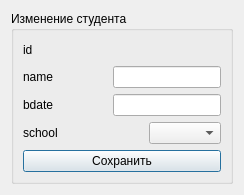
<?xml version="1.0" encoding="UTF-8"?>
<ui version="4.0">
 <class>Dialog</class>
 <widget class="QDialog" name="Dialog">
  <property name="geometry">
   <rect>
    <x>0</x>
    <y>0</y>
    <width>244</width>
    <height>192</height>
   </rect>
  </property>
  <property name="windowTitle">
   <string>Dialog</string>
  </property>
  <layout class="QVBoxLayout" name="verticalLayout">
   <item>
    <widget class="QGroupBox" name="groupBox">
     <property name="title">
      <string>Изменение студента</string>
     </property>
     <layout class="QVBoxLayout" name="verticalLayout_2">
      <item>
       <layout class="QHBoxLayout" name="horizontalLayout">
        <item>
         <widget class="QLabel" name="label_id">
          <property name="text">
           <string>id</string>
          </property>
         </widget>
        </item>
        <item>
         <widget class="QLabel" name="label_id_2">
          <property name="text">
           <string/>
          </property>
         </widget>
        </item>
        <item>
         <spacer name="horizontalSpacer_4">
          <property name="orientation">
           <enum>Qt::Horizontal</enum>
          </property>
          <property name="sizeHint" stdset="0">
           <size>
            <width>40</width>
            <height>20</height>
           </size>
          </property>
         </spacer>
        </item>
       </layout>
      </item>
      <item>
       <layout class="QHBoxLayout" name="horizontalLayout_2">
        <item>
         <widget class="QLabel" name="label_name">
          <property name="text">
           <string>name</string>
          </property>
         </widget>
        </item>
        <item>
         <spacer name="horizontalSpacer_3">
          <property name="orientation">
           <enum>Qt::Horizontal</enum>
          </property>
          <property name="sizeHint" stdset="0">
           <size>
            <width>40</width>
            <height>20</height>
           </size>
          </property>
         </spacer>
        </item>
        <item>
         <widget class="QLineEdit" name="lineEdit_name"/>
        </item>
       </layout>
      </item>
      <item>
       <layout class="QHBoxLayout" name="horizontalLayout_3">
        <item>
         <widget class="QLabel" name="label_bdate">
          <property name="text">
           <string>bdate</string>
          </property>
         </widget>
        </item>
        <item>
         <spacer name="horizontalSpacer_2">
          <property name="orientation">
           <enum>Qt::Horizontal</enum>
          </property>
          <property name="sizeHint" stdset="0">
           <size>
            <width>40</width>
            <height>20</height>
           </size>
          </property>
         </spacer>
        </item>
        <item>
         <widget class="QLineEdit" name="lineEdit_bdate"/>
        </item>
       </layout>
      </item>
      <item>
       <layout class="QHBoxLayout" name="horizontalLayout_4">
        <item>
         <widget class="QLabel" name="label_school">
          <property name="text">
           <string>school</string>
          </property>
         </widget>
        </item>
        <item>
         <spacer name="horizontalSpacer">
          <property name="orientation">
           <enum>Qt::Horizontal</enum>
          </property>
          <property name="sizeHint" stdset="0">
           <size>
            <width>40</width>
            <height>20</height>
           </size>
          </property>
         </spacer>
        </item>
        <item>
         <widget class="QComboBox" name="comboBox"/>
        </item>
       </layout>
      </item>
      <item>
       <widget class="QPushButton" name="pushButton">
        <property name="text">
         <string>Сохранить</string>
        </property>
       </widget>
      </item>
      <item>
       <spacer name="verticalSpacer">
        <property name="orientation">
         <enum>Qt::Vertical</enum>
        </property>
        <property name="sizeHint" stdset="0">
         <size>
          <width>20</width>
          <height>40</height>
         </size>
        </property>
       </spacer>
      </item>
     </layout>
    </widget>
   </item>
  </layout>
 </widget>
 <resources/>
 <connections/>
</ui>
